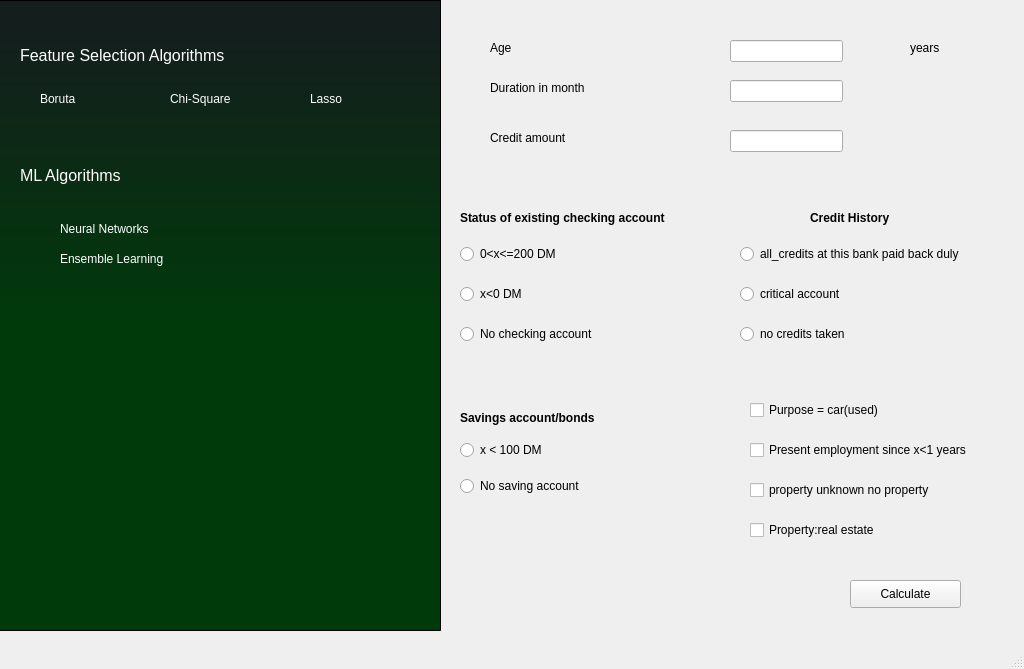
<?xml version="1.0" encoding="UTF-8"?>
<ui version="4.0">
 <class>MainWindow</class>
 <widget class="QMainWindow" name="MainWindow">
  <property name="windowModality">
   <enum>Qt::NonModal</enum>
  </property>
  <property name="enabled">
   <bool>true</bool>
  </property>
  <property name="geometry">
   <rect>
    <x>0</x>
    <y>0</y>
    <width>1024</width>
    <height>669</height>
   </rect>
  </property>
  <property name="sizePolicy">
   <sizepolicy hsizetype="Ignored" vsizetype="Ignored">
    <horstretch>0</horstretch>
    <verstretch>0</verstretch>
   </sizepolicy>
  </property>
  <property name="minimumSize">
   <size>
    <width>1024</width>
    <height>669</height>
   </size>
  </property>
  <property name="maximumSize">
   <size>
    <width>1024</width>
    <height>669</height>
   </size>
  </property>
  <property name="mouseTracking">
   <bool>false</bool>
  </property>
  <property name="windowTitle">
   <string>MainWindow</string>
  </property>
  <property name="toolButtonStyle">
   <enum>Qt::ToolButtonIconOnly</enum>
  </property>
  <property name="documentMode">
   <bool>false</bool>
  </property>
  <widget class="QWidget" name="centralwidget">
   <widget class="QFrame" name="frame">
    <property name="geometry">
     <rect>
      <x>-10</x>
      <y>0</y>
      <width>451</width>
      <height>631</height>
     </rect>
    </property>
    <property name="font">
     <font>
      <family>Franklin Gothic Heavy</family>
      <pointsize>8</pointsize>
     </font>
    </property>
    <property name="autoFillBackground">
     <bool>false</bool>
    </property>
    <property name="styleSheet">
     <string notr="true">background-color:qlineargradient(spread:pad, x1:1, y1:0.511545, x2:1, y2:0.046, stop:0 rgba(0, 58, 11, 255), stop:1 rgba(20, 30, 29, 255))</string>
    </property>
    <property name="frameShape">
     <enum>QFrame::StyledPanel</enum>
    </property>
    <property name="frameShadow">
     <enum>QFrame::Sunken</enum>
    </property>
    <widget class="QLabel" name="label">
     <property name="geometry">
      <rect>
       <x>30</x>
       <y>40</y>
       <width>291</width>
       <height>31</height>
      </rect>
     </property>
     <property name="font">
      <font>
       <family>MS Shell Dlg 2</family>
       <pointsize>12</pointsize>
       <weight>50</weight>
       <italic>false</italic>
       <bold>false</bold>
      </font>
     </property>
     <property name="autoFillBackground">
      <bool>false</bool>
     </property>
     <property name="styleSheet">
      <string notr="true">color:rgb(255, 255, 255);
font: 12pt &quot;MS Shell Dlg 2&quot;;
background-color:transparent;
</string>
     </property>
     <property name="text">
      <string>Feature Selection Algorithms</string>
     </property>
    </widget>
    <widget class="QRadioButton" name="radioButton_4">
     <property name="geometry">
      <rect>
       <x>30</x>
       <y>90</y>
       <width>66</width>
       <height>17</height>
      </rect>
     </property>
     <property name="styleSheet">
      <string notr="true">color:rgb(255, 255, 255);
background-color:transparent</string>
     </property>
     <property name="text">
      <string>Boruta</string>
     </property>
    </widget>
    <widget class="QRadioButton" name="radioButton_3">
     <property name="geometry">
      <rect>
       <x>160</x>
       <y>90</y>
       <width>90</width>
       <height>17</height>
      </rect>
     </property>
     <property name="styleSheet">
      <string notr="true">color:rgb(255, 255, 255);
background-color:transparent</string>
     </property>
     <property name="text">
      <string>Chi-Square</string>
     </property>
    </widget>
    <widget class="QRadioButton" name="radioButton_2">
     <property name="geometry">
      <rect>
       <x>300</x>
       <y>90</y>
       <width>101</width>
       <height>17</height>
      </rect>
     </property>
     <property name="autoFillBackground">
      <bool>false</bool>
     </property>
     <property name="styleSheet">
      <string notr="true">color:rgb(255, 255, 255);
background-color:transparent</string>
     </property>
     <property name="text">
      <string>Lasso</string>
     </property>
    </widget>
    <widget class="QLabel" name="label_6">
     <property name="enabled">
      <bool>true</bool>
     </property>
     <property name="geometry">
      <rect>
       <x>230</x>
       <y>430</y>
       <width>211</width>
       <height>141</height>
      </rect>
     </property>
     <property name="font">
      <font>
       <pointsize>26</pointsize>
       <weight>75</weight>
       <bold>true</bold>
      </font>
     </property>
     <property name="styleSheet">
      <string notr="true">background-color:transparent;
color:#ffffff</string>
     </property>
     <property name="text">
      <string/>
     </property>
    </widget>
    <widget class="QLabel" name="label_2">
     <property name="geometry">
      <rect>
       <x>30</x>
       <y>160</y>
       <width>131</width>
       <height>31</height>
      </rect>
     </property>
     <property name="font">
      <font>
       <family>MS Shell Dlg 2</family>
       <pointsize>12</pointsize>
       <weight>50</weight>
       <italic>false</italic>
       <bold>false</bold>
      </font>
     </property>
     <property name="autoFillBackground">
      <bool>false</bool>
     </property>
     <property name="styleSheet">
      <string notr="true">color:rgb(255, 255, 255);
font: 12pt &quot;MS Shell Dlg 2&quot;;
background-color:transparent;
</string>
     </property>
     <property name="text">
      <string>ML Algorithms</string>
     </property>
    </widget>
    <widget class="QFrame" name="frame_2">
     <property name="geometry">
      <rect>
       <x>40</x>
       <y>200</y>
       <width>341</width>
       <height>80</height>
      </rect>
     </property>
     <property name="styleSheet">
      <string notr="true">background-color:transparent;</string>
     </property>
     <property name="frameShape">
      <enum>QFrame::StyledPanel</enum>
     </property>
     <property name="frameShadow">
      <enum>QFrame::Raised</enum>
     </property>
     <widget class="QRadioButton" name="radioButton_6">
      <property name="geometry">
       <rect>
        <x>10</x>
        <y>50</y>
        <width>299</width>
        <height>17</height>
       </rect>
      </property>
      <property name="styleSheet">
       <string notr="true">color:rgb(255, 255, 255);
background-color:transparent</string>
      </property>
      <property name="text">
       <string>Ensemble Learning</string>
      </property>
     </widget>
     <widget class="QRadioButton" name="radioButton_5">
      <property name="geometry">
       <rect>
        <x>10</x>
        <y>20</y>
        <width>299</width>
        <height>17</height>
       </rect>
      </property>
      <property name="styleSheet">
       <string notr="true">color:rgb(255, 255, 255);
background-color:transparent</string>
      </property>
      <property name="text">
       <string>Neural Networks </string>
      </property>
     </widget>
    </widget>
   </widget>
   <widget class="QStackedWidget" name="stackedWidget">
    <property name="geometry">
     <rect>
      <x>440</x>
      <y>0</y>
      <width>611</width>
      <height>1121</height>
     </rect>
    </property>
    <property name="styleSheet">
     <string notr="true"/>
    </property>
    <property name="currentIndex">
     <number>0</number>
    </property>
    <widget class="QWidget" name="chi_widget">
     <widget class="QLabel" name="label_13">
      <property name="geometry">
       <rect>
        <x>50</x>
        <y>40</y>
        <width>55</width>
        <height>16</height>
       </rect>
      </property>
      <property name="font">
       <font>
        <weight>50</weight>
        <bold>false</bold>
       </font>
      </property>
      <property name="text">
       <string>Age</string>
      </property>
     </widget>
     <widget class="QLabel" name="label_14">
      <property name="geometry">
       <rect>
        <x>50</x>
        <y>80</y>
        <width>121</width>
        <height>16</height>
       </rect>
      </property>
      <property name="font">
       <font>
        <weight>50</weight>
        <bold>false</bold>
       </font>
      </property>
      <property name="text">
       <string>Duration in month</string>
      </property>
     </widget>
     <widget class="QLabel" name="label_15">
      <property name="geometry">
       <rect>
        <x>50</x>
        <y>130</y>
        <width>91</width>
        <height>16</height>
       </rect>
      </property>
      <property name="font">
       <font>
        <weight>50</weight>
        <bold>false</bold>
       </font>
      </property>
      <property name="text">
       <string>Credit amount</string>
      </property>
     </widget>
     <widget class="QLineEdit" name="lineEdit_age">
      <property name="geometry">
       <rect>
        <x>290</x>
        <y>40</y>
        <width>113</width>
        <height>22</height>
       </rect>
      </property>
     </widget>
     <widget class="QLineEdit" name="lineEdit_duration">
      <property name="geometry">
       <rect>
        <x>290</x>
        <y>80</y>
        <width>113</width>
        <height>22</height>
       </rect>
      </property>
     </widget>
     <widget class="QLineEdit" name="lineEdit_amount">
      <property name="geometry">
       <rect>
        <x>290</x>
        <y>130</y>
        <width>113</width>
        <height>22</height>
       </rect>
      </property>
     </widget>
     <widget class="QWidget" name="verticalLayoutWidget">
      <property name="geometry">
       <rect>
        <x>20</x>
        <y>230</y>
        <width>232</width>
        <height>131</height>
       </rect>
      </property>
      <layout class="QVBoxLayout" name="verticalLayout">
       <item>
        <widget class="QRadioButton" name="radioButton_11">
         <property name="text">
          <string>0&lt;x&lt;=200 DM</string>
         </property>
        </widget>
       </item>
       <item>
        <widget class="QRadioButton" name="radioButton_12">
         <property name="text">
          <string>x&lt;0 DM</string>
         </property>
        </widget>
       </item>
       <item>
        <widget class="QRadioButton" name="radioButton_10">
         <property name="text">
          <string>No checking account</string>
         </property>
        </widget>
       </item>
      </layout>
     </widget>
     <widget class="QLabel" name="label_16">
      <property name="geometry">
       <rect>
        <x>20</x>
        <y>210</y>
        <width>231</width>
        <height>16</height>
       </rect>
      </property>
      <property name="font">
       <font>
        <weight>75</weight>
        <bold>true</bold>
       </font>
      </property>
      <property name="text">
       <string>Status of existing checking account</string>
      </property>
     </widget>
     <widget class="QLabel" name="label_17">
      <property name="geometry">
       <rect>
        <x>370</x>
        <y>210</y>
        <width>91</width>
        <height>16</height>
       </rect>
      </property>
      <property name="font">
       <font>
        <weight>75</weight>
        <bold>true</bold>
       </font>
      </property>
      <property name="text">
       <string>Credit History</string>
      </property>
     </widget>
     <widget class="QWidget" name="verticalLayoutWidget_3">
      <property name="geometry">
       <rect>
        <x>300</x>
        <y>230</y>
        <width>251</width>
        <height>131</height>
       </rect>
      </property>
      <layout class="QVBoxLayout" name="verticalLayout_3">
       <item>
        <widget class="QRadioButton" name="radioButton_14">
         <property name="text">
          <string>all_credits at this bank paid back duly</string>
         </property>
        </widget>
       </item>
       <item>
        <widget class="QRadioButton" name="radioButton_15">
         <property name="text">
          <string>critical account</string>
         </property>
        </widget>
       </item>
       <item>
        <widget class="QRadioButton" name="radioButton_13">
         <property name="text">
          <string>no credits taken</string>
         </property>
        </widget>
       </item>
      </layout>
     </widget>
     <widget class="QLabel" name="label_18">
      <property name="geometry">
       <rect>
        <x>20</x>
        <y>410</y>
        <width>201</width>
        <height>16</height>
       </rect>
      </property>
      <property name="font">
       <font>
        <weight>75</weight>
        <bold>true</bold>
       </font>
      </property>
      <property name="text">
       <string>Savings account/bonds</string>
      </property>
     </widget>
     <widget class="QWidget" name="verticalLayoutWidget_4">
      <property name="geometry">
       <rect>
        <x>20</x>
        <y>430</y>
        <width>201</width>
        <height>76</height>
       </rect>
      </property>
      <layout class="QVBoxLayout" name="verticalLayout_4">
       <item>
        <widget class="QRadioButton" name="radioButton_16">
         <property name="text">
          <string>x &lt; 100 DM</string>
         </property>
        </widget>
       </item>
       <item>
        <widget class="QRadioButton" name="radioButton_17">
         <property name="text">
          <string>No saving account</string>
         </property>
        </widget>
       </item>
      </layout>
     </widget>
     <widget class="QCheckBox" name="checkBox">
      <property name="geometry">
       <rect>
        <x>310</x>
        <y>400</y>
        <width>141</width>
        <height>20</height>
       </rect>
      </property>
      <property name="font">
       <font>
        <weight>50</weight>
        <bold>false</bold>
       </font>
      </property>
      <property name="text">
       <string>Purpose = car(used)</string>
      </property>
     </widget>
     <widget class="QCheckBox" name="checkBox_2">
      <property name="geometry">
       <rect>
        <x>310</x>
        <y>440</y>
        <width>251</width>
        <height>20</height>
       </rect>
      </property>
      <property name="text">
       <string>Present employment since x&lt;1 years</string>
      </property>
     </widget>
     <widget class="QCheckBox" name="checkBox_3">
      <property name="geometry">
       <rect>
        <x>310</x>
        <y>480</y>
        <width>221</width>
        <height>20</height>
       </rect>
      </property>
      <property name="text">
       <string>property unknown no property</string>
      </property>
     </widget>
     <widget class="QCheckBox" name="checkBox_4">
      <property name="geometry">
       <rect>
        <x>310</x>
        <y>520</y>
        <width>151</width>
        <height>20</height>
       </rect>
      </property>
      <property name="text">
       <string>Property:real estate</string>
      </property>
     </widget>
     <widget class="QLabel" name="label_19">
      <property name="geometry">
       <rect>
        <x>470</x>
        <y>40</y>
        <width>55</width>
        <height>16</height>
       </rect>
      </property>
      <property name="text">
       <string>years</string>
      </property>
     </widget>
     <widget class="QPushButton" name="pushButton_2">
      <property name="geometry">
       <rect>
        <x>410</x>
        <y>580</y>
        <width>111</width>
        <height>28</height>
       </rect>
      </property>
      <property name="text">
       <string>Calculate</string>
      </property>
     </widget>
    </widget>
    <widget class="QWidget" name="lasso_widget">
     <widget class="QLabel" name="label_10">
      <property name="geometry">
       <rect>
        <x>10</x>
        <y>120</y>
        <width>55</width>
        <height>16</height>
       </rect>
      </property>
      <property name="text">
       <string>Age</string>
      </property>
     </widget>
     <widget class="QLabel" name="label_12">
      <property name="geometry">
       <rect>
        <x>150</x>
        <y>120</y>
        <width>111</width>
        <height>16</height>
       </rect>
      </property>
      <property name="text">
       <string>Duration in month</string>
      </property>
     </widget>
     <widget class="QLabel" name="label_20">
      <property name="geometry">
       <rect>
        <x>290</x>
        <y>120</y>
        <width>91</width>
        <height>16</height>
       </rect>
      </property>
      <property name="text">
       <string>Credit amount</string>
      </property>
     </widget>
     <widget class="QLabel" name="label_21">
      <property name="geometry">
       <rect>
        <x>10</x>
        <y>50</y>
        <width>301</width>
        <height>16</height>
       </rect>
      </property>
      <property name="text">
       <string>Installment rate in percentage of disposable income</string>
      </property>
     </widget>
     <widget class="QLabel" name="label_22">
      <property name="geometry">
       <rect>
        <x>410</x>
        <y>120</y>
        <width>141</width>
        <height>16</height>
       </rect>
      </property>
      <property name="text">
       <string>Present residence since</string>
      </property>
     </widget>
     <widget class="QLabel" name="label_23">
      <property name="geometry">
       <rect>
        <x>10</x>
        <y>90</y>
        <width>231</width>
        <height>16</height>
       </rect>
      </property>
      <property name="text">
       <string>Number of existing credits at this bank</string>
      </property>
     </widget>
     <widget class="QLabel" name="label_24">
      <property name="geometry">
       <rect>
        <x>10</x>
        <y>10</y>
        <width>341</width>
        <height>16</height>
       </rect>
      </property>
      <property name="text">
       <string>Number of people being liable to provide maintanance for</string>
      </property>
     </widget>
     <widget class="QLineEdit" name="lineEdit_6">
      <property name="geometry">
       <rect>
        <x>10</x>
        <y>150</y>
        <width>113</width>
        <height>22</height>
       </rect>
      </property>
     </widget>
     <widget class="QLineEdit" name="lineEdit_7">
      <property name="geometry">
       <rect>
        <x>150</x>
        <y>150</y>
        <width>113</width>
        <height>22</height>
       </rect>
      </property>
     </widget>
     <widget class="QLineEdit" name="lineEdit_8">
      <property name="geometry">
       <rect>
        <x>280</x>
        <y>150</y>
        <width>113</width>
        <height>22</height>
       </rect>
      </property>
     </widget>
     <widget class="QLineEdit" name="lineEdit_9">
      <property name="geometry">
       <rect>
        <x>410</x>
        <y>50</y>
        <width>113</width>
        <height>22</height>
       </rect>
      </property>
     </widget>
     <widget class="QLineEdit" name="lineEdit_10">
      <property name="geometry">
       <rect>
        <x>430</x>
        <y>150</y>
        <width>113</width>
        <height>22</height>
       </rect>
      </property>
     </widget>
     <widget class="QLineEdit" name="lineEdit_11">
      <property name="geometry">
       <rect>
        <x>410</x>
        <y>90</y>
        <width>113</width>
        <height>22</height>
       </rect>
      </property>
     </widget>
     <widget class="QLineEdit" name="lineEdit_12">
      <property name="geometry">
       <rect>
        <x>410</x>
        <y>10</y>
        <width>113</width>
        <height>22</height>
       </rect>
      </property>
     </widget>
     <widget class="QWidget" name="verticalLayoutWidget_5">
      <property name="geometry">
       <rect>
        <x>10</x>
        <y>280</y>
        <width>232</width>
        <height>80</height>
       </rect>
      </property>
      <layout class="QVBoxLayout" name="verticalLayout_5">
       <item>
        <widget class="QLabel" name="label_25">
         <property name="font">
          <font>
           <weight>75</weight>
           <bold>true</bold>
          </font>
         </property>
         <property name="text">
          <string>Status of existing checking account</string>
         </property>
        </widget>
       </item>
       <item>
        <widget class="QRadioButton" name="radioButton_19">
         <property name="text">
          <string>x&lt;0 DM</string>
         </property>
        </widget>
       </item>
       <item>
        <widget class="QRadioButton" name="radioButton_18">
         <property name="text">
          <string>No checking account</string>
         </property>
        </widget>
       </item>
      </layout>
     </widget>
     <widget class="QWidget" name="verticalLayoutWidget_6">
      <property name="geometry">
       <rect>
        <x>10</x>
        <y>380</y>
        <width>251</width>
        <height>80</height>
       </rect>
      </property>
      <layout class="QVBoxLayout" name="verticalLayout_6">
       <item>
        <widget class="QLabel" name="label_26">
         <property name="font">
          <font>
           <weight>75</weight>
           <bold>true</bold>
          </font>
         </property>
         <property name="text">
          <string>Credit History</string>
         </property>
        </widget>
       </item>
       <item>
        <widget class="QRadioButton" name="radioButton_20">
         <property name="text">
          <string>Critical account</string>
         </property>
        </widget>
       </item>
       <item>
        <widget class="QRadioButton" name="radioButton_21">
         <property name="text">
          <string>Existing credits paid back duly till now</string>
         </property>
        </widget>
       </item>
      </layout>
     </widget>
     <widget class="QWidget" name="verticalLayoutWidget_7">
      <property name="geometry">
       <rect>
        <x>240</x>
        <y>180</y>
        <width>160</width>
        <height>80</height>
       </rect>
      </property>
      <layout class="QVBoxLayout" name="verticalLayout_7">
       <item>
        <widget class="QLabel" name="label_27">
         <property name="font">
          <font>
           <weight>75</weight>
           <bold>true</bold>
          </font>
         </property>
         <property name="text">
          <string>Saving account bonds</string>
         </property>
        </widget>
       </item>
       <item>
        <widget class="QRadioButton" name="radioButton_23">
         <property name="text">
          <string>x&lt;100 DM</string>
         </property>
        </widget>
       </item>
       <item>
        <widget class="QRadioButton" name="radioButton_24">
         <property name="text">
          <string>No saving account</string>
         </property>
        </widget>
       </item>
      </layout>
     </widget>
     <widget class="QWidget" name="verticalLayoutWidget_8">
      <property name="geometry">
       <rect>
        <x>420</x>
        <y>180</y>
        <width>160</width>
        <height>80</height>
       </rect>
      </property>
      <layout class="QVBoxLayout" name="verticalLayout_8">
       <item>
        <widget class="QLabel" name="label_28">
         <property name="font">
          <font>
           <weight>75</weight>
           <bold>true</bold>
          </font>
         </property>
         <property name="text">
          <string>Purpose</string>
         </property>
        </widget>
       </item>
       <item>
        <widget class="QRadioButton" name="radioButton_25">
         <property name="text">
          <string>Car(used)</string>
         </property>
        </widget>
       </item>
       <item>
        <widget class="QRadioButton" name="radioButton_22">
         <property name="text">
          <string>radio/TV</string>
         </property>
        </widget>
       </item>
      </layout>
     </widget>
     <widget class="QWidget" name="verticalLayoutWidget_9">
      <property name="geometry">
       <rect>
        <x>250</x>
        <y>280</y>
        <width>173</width>
        <height>99</height>
       </rect>
      </property>
      <layout class="QVBoxLayout" name="verticalLayout_9">
       <item>
        <widget class="QLabel" name="label_29">
         <property name="font">
          <font>
           <weight>75</weight>
           <bold>true</bold>
          </font>
         </property>
         <property name="text">
          <string>Present employment since</string>
         </property>
        </widget>
       </item>
       <item>
        <widget class="QRadioButton" name="radioButton_27">
         <property name="text">
          <string>1 ≤  x &lt; 4</string>
         </property>
        </widget>
       </item>
       <item>
        <widget class="QRadioButton" name="radioButton_26">
         <property name="text">
          <string>4 ≤  x &lt; 7</string>
         </property>
        </widget>
       </item>
       <item>
        <widget class="QRadioButton" name="radioButton_28">
         <property name="text">
          <string>x ≥ 7</string>
         </property>
        </widget>
       </item>
      </layout>
     </widget>
     <widget class="QWidget" name="verticalLayoutWidget_10">
      <property name="geometry">
       <rect>
        <x>430</x>
        <y>280</y>
        <width>151</width>
        <height>81</height>
       </rect>
      </property>
      <layout class="QVBoxLayout" name="verticalLayout_10">
       <item>
        <widget class="QLabel" name="label_30">
         <property name="font">
          <font>
           <weight>75</weight>
           <bold>true</bold>
          </font>
         </property>
         <property name="text">
          <string>Telephone</string>
         </property>
        </widget>
       </item>
       <item>
        <widget class="QRadioButton" name="radioButton_29">
         <property name="text">
          <string>None</string>
         </property>
        </widget>
       </item>
       <item>
        <widget class="QRadioButton" name="radioButton_30">
         <property name="text">
          <string>Yes</string>
         </property>
        </widget>
       </item>
      </layout>
     </widget>
     <widget class="QWidget" name="verticalLayoutWidget_11">
      <property name="geometry">
       <rect>
        <x>10</x>
        <y>180</y>
        <width>221</width>
        <height>99</height>
       </rect>
      </property>
      <layout class="QVBoxLayout" name="verticalLayout_11">
       <item>
        <widget class="QLabel" name="label_31">
         <property name="font">
          <font>
           <weight>75</weight>
           <bold>true</bold>
          </font>
         </property>
         <property name="text">
          <string>Property</string>
         </property>
        </widget>
       </item>
       <item>
        <widget class="QRadioButton" name="radioButton_31">
         <property name="text">
          <string>car or other</string>
         </property>
        </widget>
       </item>
       <item>
        <widget class="QRadioButton" name="radioButton_32">
         <property name="text">
          <string>real estate</string>
         </property>
        </widget>
       </item>
       <item>
        <widget class="QRadioButton" name="radioButton_33">
         <property name="text">
          <string>savings aggrement/life insurance</string>
         </property>
        </widget>
       </item>
      </layout>
     </widget>
     <widget class="QPushButton" name="pushButton_3">
      <property name="geometry">
       <rect>
        <x>480</x>
        <y>570</y>
        <width>93</width>
        <height>28</height>
       </rect>
      </property>
      <property name="text">
       <string>Calculate</string>
      </property>
     </widget>
     <widget class="QWidget" name="gridLayoutWidget">
      <property name="geometry">
       <rect>
        <x>10</x>
        <y>490</y>
        <width>429</width>
        <height>130</height>
       </rect>
      </property>
      <layout class="QGridLayout" name="gridLayout">
       <property name="sizeConstraint">
        <enum>QLayout::SetFixedSize</enum>
       </property>
       <item row="1" column="1">
        <widget class="QCheckBox" name="checkBox_11">
         <property name="text">
          <string>Other debtors/guarantors:none</string>
         </property>
        </widget>
       </item>
       <item row="2" column="0">
        <widget class="QCheckBox" name="checkBox_16">
         <property name="text">
          <string>Job_unskilled-resident</string>
         </property>
        </widget>
       </item>
       <item row="0" column="1">
        <widget class="QCheckBox" name="checkBox_12">
         <property name="text">
          <string>Other installment plans : none</string>
         </property>
        </widget>
       </item>
       <item row="0" column="0">
        <widget class="QCheckBox" name="checkBox_15">
         <property name="text">
          <string>Job_skilled employee/official</string>
         </property>
        </widget>
       </item>
       <item row="1" column="0">
        <widget class="QCheckBox" name="checkBox_14">
         <property name="text">
          <string>Foreign worker</string>
         </property>
        </widget>
       </item>
       <item row="2" column="1">
        <widget class="QCheckBox" name="checkBox_5">
         <property name="text">
          <string>female:divorced/seperated/married</string>
         </property>
        </widget>
       </item>
       <item row="3" column="0">
        <widget class="QCheckBox" name="checkBox_13">
         <property name="text">
          <string>male: single</string>
         </property>
        </widget>
       </item>
       <item row="3" column="1">
        <widget class="QCheckBox" name="checkBox_10">
         <property name="text">
          <string>Housing own</string>
         </property>
        </widget>
       </item>
      </layout>
     </widget>
    </widget>
    <widget class="QWidget" name="relief_widget">
     <widget class="QLabel" name="label_11">
      <property name="geometry">
       <rect>
        <x>220</x>
        <y>20</y>
        <width>191</width>
        <height>16</height>
       </rect>
      </property>
      <property name="text">
       <string>RELIEF BASED TEMPLATE</string>
      </property>
     </widget>
    </widget>
    <widget class="QWidget" name="boruta_widget">
     <widget class="QLabel" name="label_3">
      <property name="geometry">
       <rect>
        <x>30</x>
        <y>60</y>
        <width>55</width>
        <height>16</height>
       </rect>
      </property>
      <property name="autoFillBackground">
       <bool>false</bool>
      </property>
      <property name="styleSheet">
       <string notr="true">color:rgb(0, 0, 0);
background-color:transparent</string>
      </property>
      <property name="text">
       <string>Age</string>
      </property>
     </widget>
     <widget class="QLineEdit" name="lineEdit">
      <property name="geometry">
       <rect>
        <x>400</x>
        <y>50</y>
        <width>113</width>
        <height>22</height>
       </rect>
      </property>
     </widget>
     <widget class="QLabel" name="label_4">
      <property name="geometry">
       <rect>
        <x>540</x>
        <y>50</y>
        <width>55</width>
        <height>16</height>
       </rect>
      </property>
      <property name="text">
       <string>years.</string>
      </property>
     </widget>
     <widget class="QLabel" name="label_5">
      <property name="geometry">
       <rect>
        <x>30</x>
        <y>150</y>
        <width>111</width>
        <height>16</height>
       </rect>
      </property>
      <property name="text">
       <string>Duration in month</string>
      </property>
     </widget>
     <widget class="QLineEdit" name="lineEdit_2">
      <property name="geometry">
       <rect>
        <x>400</x>
        <y>150</y>
        <width>113</width>
        <height>22</height>
       </rect>
      </property>
     </widget>
     <widget class="QLabel" name="label_7">
      <property name="geometry">
       <rect>
        <x>30</x>
        <y>100</y>
        <width>91</width>
        <height>16</height>
       </rect>
      </property>
      <property name="text">
       <string>Credit amount</string>
      </property>
     </widget>
     <widget class="QLineEdit" name="lineEdit_3">
      <property name="geometry">
       <rect>
        <x>400</x>
        <y>100</y>
        <width>113</width>
        <height>22</height>
       </rect>
      </property>
     </widget>
     <widget class="QLabel" name="label_8">
      <property name="geometry">
       <rect>
        <x>30</x>
        <y>210</y>
        <width>311</width>
        <height>16</height>
       </rect>
      </property>
      <property name="text">
       <string>Installment rate in percentage of disposable income</string>
      </property>
     </widget>
     <widget class="QLineEdit" name="lineEdit_4">
      <property name="geometry">
       <rect>
        <x>400</x>
        <y>200</y>
        <width>113</width>
        <height>22</height>
       </rect>
      </property>
     </widget>
     <widget class="QLabel" name="label_9">
      <property name="geometry">
       <rect>
        <x>30</x>
        <y>260</y>
        <width>141</width>
        <height>16</height>
       </rect>
      </property>
      <property name="text">
       <string>Present residence since</string>
      </property>
     </widget>
     <widget class="QLineEdit" name="lineEdit_5">
      <property name="geometry">
       <rect>
        <x>400</x>
        <y>260</y>
        <width>113</width>
        <height>22</height>
       </rect>
      </property>
     </widget>
     <widget class="QCheckBox" name="checkBox_6">
      <property name="geometry">
       <rect>
        <x>30</x>
        <y>530</y>
        <width>311</width>
        <height>20</height>
       </rect>
      </property>
      <property name="text">
       <string>Savings account/bonds x&lt;100DM</string>
      </property>
     </widget>
     <widget class="QCheckBox" name="checkBox_7">
      <property name="geometry">
       <rect>
        <x>30</x>
        <y>590</y>
        <width>231</width>
        <height>20</height>
       </rect>
      </property>
      <property name="text">
       <string>Housing own</string>
      </property>
     </widget>
     <widget class="QCheckBox" name="checkBox_8">
      <property name="geometry">
       <rect>
        <x>30</x>
        <y>560</y>
        <width>221</width>
        <height>20</height>
       </rect>
      </property>
      <property name="text">
       <string>Other installment plans none</string>
      </property>
     </widget>
     <widget class="QPushButton" name="pushButton">
      <property name="geometry">
       <rect>
        <x>470</x>
        <y>570</y>
        <width>93</width>
        <height>28</height>
       </rect>
      </property>
      <property name="text">
       <string>Calculate</string>
      </property>
     </widget>
     <widget class="QWidget" name="verticalLayoutWidget_2">
      <property name="geometry">
       <rect>
        <x>30</x>
        <y>310</y>
        <width>347</width>
        <height>141</height>
       </rect>
      </property>
      <layout class="QVBoxLayout" name="verticalLayout_2">
       <item>
        <widget class="QRadioButton" name="radioButton_7">
         <property name="text">
          <string>Status of existing account 0&lt;=x&lt;=200 DM</string>
         </property>
        </widget>
       </item>
       <item>
        <widget class="QRadioButton" name="radioButton_9">
         <property name="text">
          <string>Status of existing checking account x&lt;0 DM</string>
         </property>
        </widget>
       </item>
       <item>
        <widget class="QRadioButton" name="radioButton_8">
         <property name="text">
          <string>Status of existing checking account no checking account</string>
         </property>
        </widget>
       </item>
      </layout>
     </widget>
     <widget class="QCheckBox" name="checkBox_9">
      <property name="geometry">
       <rect>
        <x>30</x>
        <y>500</y>
        <width>311</width>
        <height>20</height>
       </rect>
      </property>
      <property name="text">
       <string>Credit History critical account</string>
      </property>
     </widget>
    </widget>
   </widget>
  </widget>
  <widget class="QMenuBar" name="menubar">
   <property name="geometry">
    <rect>
     <x>0</x>
     <y>0</y>
     <width>1024</width>
     <height>26</height>
    </rect>
   </property>
  </widget>
  <widget class="QStatusBar" name="statusbar"/>
 </widget>
 <resources/>
 <connections/>
</ui>
